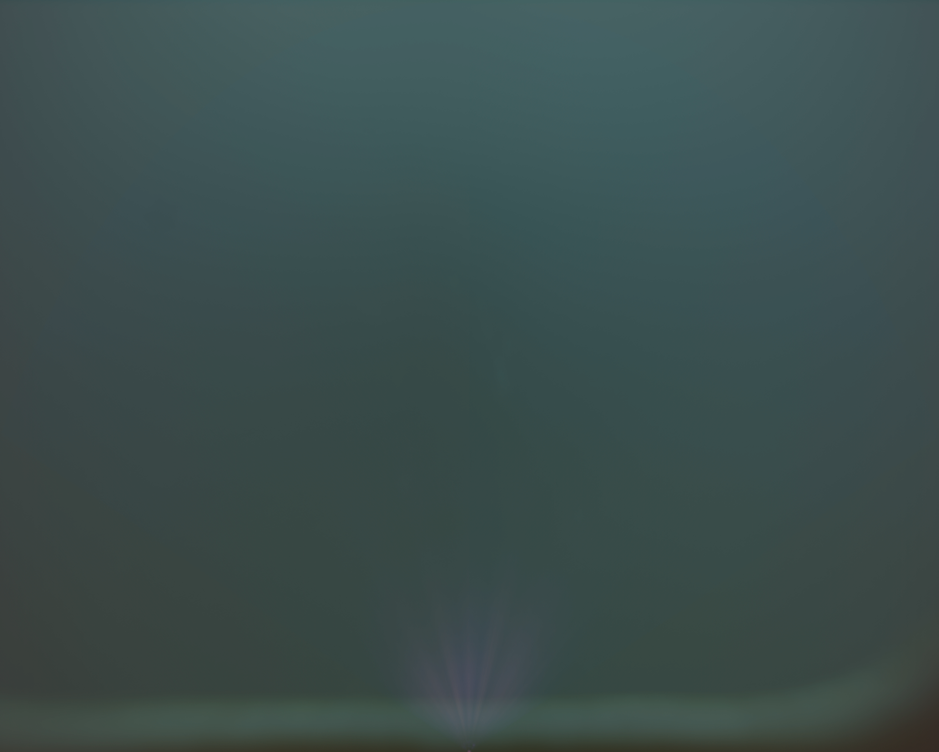
#> input picture data/sunboat_median.png, 939 x 752 px, shrunk from 1692 x 1355 before the run
$ python sam.py --median-image ../data/sunboat_median.png
#> lines starting #> are read from the running program, lines starting #| are printed output that depends on the picture
"""
SAM-based persistent artifact segmentation on a median image.

Designed for underwater ROV/submersible footage where parts of the vehicle
(mounts, housings, brackets, light rigs) intrude into the frame and persist
across all scenes.

Pipeline:
  1) Load median image produced by frame averaging/layering.
  2) Validate and normalize to uint8 RGB.
  3) Run Segment Anything automatic mask generation.
  4) Post-filter masks: remove background/scene masks, keep only likely
     equipment intrusions based on spatial, shape, and intensity heuristics.
  5) Export binary masks for predicted persistent artifacts.
  6) Optionally cross-check with a variance threshold mask.

Filtering strategy:
  - Edge-proximity filter: persistent hardware intrusions almost always
    appear at frame edges (camera housing, mounts, light rigs), not floating
    in the center of the frame.
  - Solidity filter: real equipment has solid, non-wispy shapes. Removes
    fan-shaped light artifacts and gradient hallucinations from SAM.
  - Intensity-contrast filter: intrusions typically differ in intensity
    from the surrounding water/scene in the median image.
  - Size filter: reject masks that are too large (scene background) or
    too small (noise).

Example:
  python sam_improved.py \
    --median-image artifact_analysis/sunboat/sunboat_mean_image.png \
    --sam-checkpoint /path/to/sam_vit_h_4b8939.pth \
    --sam-model-type vit_h \
    --variance-map artifact_analysis/sunboat/variance_map.npy \
    --variance-threshold 0.0075
"""
import argparse
import json
import os
import sys
from dataclasses import dataclass, field
from datetime import datetime
from typing import Any, Dict, List, Optional, Tuple

import cv2
import matplotlib
import matplotlib.pyplot as plt
import numpy as np

matplotlib.use("Agg")


# ===================================================================
# CONFIGURATION — tune these to adjust detection behavior
# ===================================================================

# --- File paths ---
DEFAULT_MEDIAN_IMAGE = "artifact_analysis/sunboat/sunboat_mean_image.png"
DEFAULT_OUTPUT_DIR = "artifact_analysis/sam_outputs"

# --- Tune these per dataset ------------------------------------------------
# Artifact size and visibility vary a lot between cameras/deployments.

DEFAULT_MAX_AREA_FRACTION = 0.4               # max fraction of image a single mask
                                              # can cover; rejects background segments
                                              # raise if equipment covers a large part
                                              # of frame, lower to be more strict

DEFAULT_MIN_AREA_FRACTION = 0.0005            # min fraction of image; rejects noise
                                              # lower if you have small brackets/bolts
                                              # raise if getting too many tiny detections

DEFAULT_MIN_INTENSITY_CONTRAST = 2.0          # min abs intensity difference between
                                              # mask region and background
                                              # lower for dark-on-dark (deep water)
                                              # raise if getting false positives in
                                              # uniform water regions

# --- Stable defaults (rarely need changing) --------------------------------
DEFAULT_SAM_CHECKPOINT = "artifact_analysis/sam/sam_vit_h_4b8939.pth"
DEFAULT_SAM_MODEL_TYPE = "vit_h"
DEFAULT_DEVICE = "cpu"
DEFAULT_POINTS_PER_SIDE = 32
DEFAULT_PRED_IOU_THRESH = 0.86
DEFAULT_STABILITY_SCORE_THRESH = 0.92
DEFAULT_MIN_MASK_REGION_AREA = 100
DEFAULT_MAX_EXPORTED_MASKS = 200
DEFAULT_MIN_SOLIDITY = 0.4                    # equipment is solid; 0.4 is generous
DEFAULT_MIN_EDGE_TOUCH = 0.1                  # equipment intrudes from frame edges
DEFAULT_EDGE_MARGIN_FRACTION = 0.05           # 5% border zone width

# ===================================================================


# ---------------------------------------------------------------------------
# Pipeline state
# ---------------------------------------------------------------------------
@dataclass
class PipelineState:
    median_rgb_u8: Optional[np.ndarray] = None
    sam_masks: Optional[List[Dict[str, Any]]] = None
    filtered_masks: Optional[List[Dict[str, Any]]] = None
    union_mask: Optional[np.ndarray] = None
    filter_report: List[Dict[str, Any]] = field(default_factory=list)


# ---------------------------------------------------------------------------
# Utilities
# ---------------------------------------------------------------------------
def log_step(step_num: int, total_steps: int, message: str) -> None:
    print(f"\nStep {step_num}/{total_steps}: {message}")
    print("-" * 60)


def ensure_exists(path: str, label: str) -> None:
    if not os.path.exists(path):
        raise FileNotFoundError(f"{label} not found: {path}")


# ---------------------------------------------------------------------------
# Image loading / normalization
# ---------------------------------------------------------------------------
# [27 lines left out: function normalize_image_to_u8_rgb, not called in this run]


def load_median_image(path: str) -> np.ndarray:
#> called with path = '../data/sunboat_median.png'
    ensure_exists(path, "Median image")
    ext = os.path.splitext(path)[1].lower()

    if ext == ".npy":
        return normalize_image_to_u8_rgb(np.load(path))

    bgr = cv2.imread(path, cv2.IMREAD_COLOR)
#> bgr is the input picture: shape (752, 939, 3); mean B, G, R 77.3, 78.3, 59.4
    if bgr is None:
        raise ValueError(f"Failed to read image file: {path}")
    return cv2.cvtColor(bgr, cv2.COLOR_BGR2RGB)


# ---------------------------------------------------------------------------
# SAM model
# ---------------------------------------------------------------------------
def build_sam_generator(
    checkpoint: str,
    model_type: str,
    device: str,
    points_per_side: int,
    pred_iou_thresh: float,
    stability_score_thresh: float,
    min_mask_region_area: int,
):
    try:
        from segment_anything import (  # pyright: ignore[reportMissingImports]
            SamAutomaticMaskGenerator,
            sam_model_registry,
        )
    except ImportError as exc:
        raise ImportError(
            "segment_anything is not installed. "
            "pip install git+https://github.com/facebookresearch/segment-anything.git"
        ) from exc

    ensure_exists(checkpoint, "SAM checkpoint")
    if model_type not in ("vit_h", "vit_l", "vit_b"):
        raise ValueError("--sam-model-type must be one of: vit_h, vit_l, vit_b")

    sam = sam_model_registry[model_type](checkpoint=checkpoint)
    sam.to(device=device)

    return SamAutomaticMaskGenerator(
        model=sam,
        points_per_side=points_per_side,
        pred_iou_thresh=pred_iou_thresh,
        stability_score_thresh=stability_score_thresh,
        min_mask_region_area=min_mask_region_area,
    )


# ---------------------------------------------------------------------------
# Mask shape analysis
# ---------------------------------------------------------------------------
# [307 lines left out: functions compute_mask_properties, classify_mask, filter_masks, masks_to_union, save_outputs, not called in this run]


# ---------------------------------------------------------------------------
# CLI
# ---------------------------------------------------------------------------
def parse_args() -> argparse.Namespace:
    p = argparse.ArgumentParser(
        description=(
            "Run SAM on a median image to detect persistent equipment "
            "intrusions (submersible mounts, housing, light rigs) and "
            "export filtered binary masks."
        )
    )
    # Input/output
    p.add_argument("--median-image", type=str, default=DEFAULT_MEDIAN_IMAGE)
    p.add_argument("--output-dir", type=str, default=DEFAULT_OUTPUT_DIR)

    # SAM model
    p.add_argument("--sam-checkpoint", type=str, default=DEFAULT_SAM_CHECKPOINT)
    p.add_argument(
        "--sam-model-type",
        type=str,
        default=DEFAULT_SAM_MODEL_TYPE,
        choices=["vit_h", "vit_l", "vit_b"],
    )
    p.add_argument("--device", type=str, default=DEFAULT_DEVICE)

    # SAM generator params
    p.add_argument("--points-per-side", type=int, default=DEFAULT_POINTS_PER_SIDE)
    p.add_argument("--pred-iou-thresh", type=float, default=DEFAULT_PRED_IOU_THRESH)
    p.add_argument("--stability-score-thresh", type=float, default=DEFAULT_STABILITY_SCORE_THRESH)
    p.add_argument("--min-mask-region-area", type=int, default=DEFAULT_MIN_MASK_REGION_AREA)
    p.add_argument("--max-exported-masks", type=int, default=DEFAULT_MAX_EXPORTED_MASKS)

    # Post-processing filter thresholds
    p.add_argument(
        "--min-solidity",
        type=float,
        default=DEFAULT_MIN_SOLIDITY,
        help="Minimum solidity (area/convex_hull). Lower = allow more irregular shapes. "
        f"Rejects fan-shaped light artifacts. (default: {DEFAULT_MIN_SOLIDITY})",
    )
    p.add_argument(
        "--max-area-fraction",
        type=float,
        default=DEFAULT_MAX_AREA_FRACTION,
        help="Max fraction of image a single mask can cover. "
        f"Rejects background/scene segments. (default: {DEFAULT_MAX_AREA_FRACTION})",
    )
    p.add_argument(
        "--min-area-fraction",
        type=float,
        default=DEFAULT_MIN_AREA_FRACTION,
        help="Min fraction of image a mask must cover. "
        f"Rejects tiny noise segments. (default: {DEFAULT_MIN_AREA_FRACTION})",
    )
    p.add_argument(
        "--min-edge-touch",
        type=float,
        default=DEFAULT_MIN_EDGE_TOUCH,
        help="Min fraction of mask pixels in the edge zone for "
        "masks that don't touch the border. Equipment intrudes from edges. "
        f"(default: {DEFAULT_MIN_EDGE_TOUCH})",
    )
    p.add_argument(
        "--min-intensity-contrast",
        type=float,
        default=DEFAULT_MIN_INTENSITY_CONTRAST,
        help="Min absolute intensity difference between mask region and "
        f"background. Rejects uniform-region hallucinations. (default: {DEFAULT_MIN_INTENSITY_CONTRAST})",
    )

    return p.parse_args()


# ---------------------------------------------------------------------------
# Main pipeline
# ---------------------------------------------------------------------------
def main() -> None:
    args = parse_args()
    total_steps = 5
    state = PipelineState()

    if args.max_exported_masks <= 0:
        print("Error: --max-exported-masks must be >= 1")
        sys.exit(1)
    if args.points_per_side <= 0:
        print("Error: --points-per-side must be >= 1")
        sys.exit(1)

    timestamp = datetime.now().strftime("%Y%m%d_%H%M%S")

    # ------------------------------------------------------------------
    # Step 1: Load median image
    # ------------------------------------------------------------------
    log_step(1, total_steps, "Load and validate median image")
    state.median_rgb_u8 = load_median_image(args.median_image)
    h, w = state.median_rgb_u8.shape[:2]
#> h = 752; w = 939
    print(f"  Shape: {state.median_rgb_u8.shape}  dtype: {state.median_rgb_u8.dtype}")
#|   Shape: (752, 939, 3)  dtype: uint8

    # Precompute grayscale for intensity analysis during filtering
    median_gray = cv2.cvtColor(state.median_rgb_u8, cv2.COLOR_RGB2GRAY)
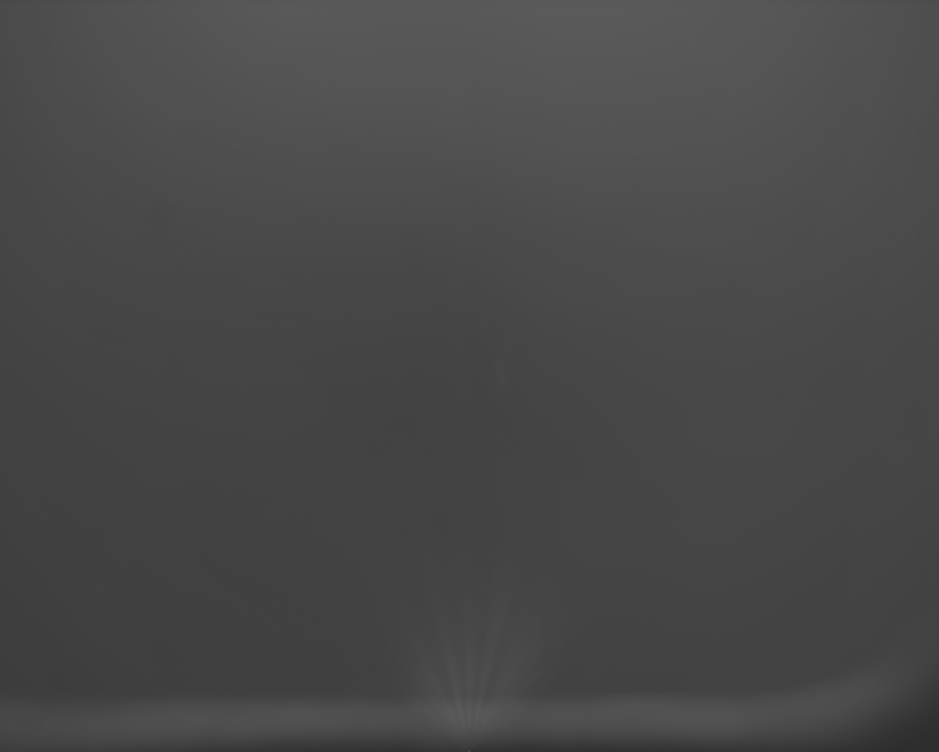
#> median_gray: shape (752, 939); min 44, max 91, mean 72.5

    # ------------------------------------------------------------------
    # Step 2: Load SAM
    # ------------------------------------------------------------------
    log_step(2, total_steps, "Load SAM model")
    mask_generator = build_sam_generator(
        checkpoint=args.sam_checkpoint,
        model_type=args.sam_model_type,
        device=args.device,
        points_per_side=args.points_per_side,
        pred_iou_thresh=args.pred_iou_thresh,
        stability_score_thresh=args.stability_score_thresh,
        min_mask_region_area=args.min_mask_region_area,
    )
    print("  SAM model loaded")

    # ------------------------------------------------------------------
    # Step 3: Run SAM inference
    # ------------------------------------------------------------------
    log_step(3, total_steps, "Run SAM mask generation")
    state.sam_masks = mask_generator.generate(state.median_rgb_u8)
    if len(state.sam_masks) == 0:
        raise RuntimeError(
            "SAM produced zero masks. Try lowering thresholds or "
            "increasing points-per-side."
        )
    print(f"  Raw SAM masks: {len(state.sam_masks)}")

    # ------------------------------------------------------------------
    # Step 4: Post-filter masks for persistent equipment
    # ------------------------------------------------------------------
    log_step(4, total_steps, "Filter masks for persistent equipment intrusions")
    state.filtered_masks, state.filter_report = filter_masks(
        sam_masks=state.sam_masks,
        image_h=h,
        image_w=w,
        median_gray=median_gray,
        min_solidity=args.min_solidity,
        max_area_fraction=args.max_area_fraction,
        min_area_fraction=args.min_area_fraction,
        min_edge_touch=args.min_edge_touch,
        min_intensity_contrast=args.min_intensity_contrast,
    )

    # Print filtering summary
    kept_count = len(state.filtered_masks)
    rejected_count = len(state.sam_masks) - kept_count
    print(f"  Kept:     {kept_count}")
    print(f"  Rejected: {rejected_count}")

    # Summarize rejection reasons
    reasons: Dict[str, int] = {}
    for entry in state.filter_report:
        if not entry["kept"]:
            reason_key = entry["reason"].split(" (")[0]
            reasons[reason_key] = reasons.get(reason_key, 0) + 1
    if reasons:
        print("  Rejection breakdown:")
        for reason, count in sorted(reasons.items(), key=lambda x: -x[1]):
            print(f"    {reason}: {count}")

    # Build union from FILTERED masks only
    state.union_mask = masks_to_union(state.filtered_masks, (h, w))
    union_ratio = float(np.mean(state.union_mask))
    print(f"  Filtered union fill ratio: {union_ratio:.2%}")

    # ------------------------------------------------------------------
    # Step 5: Save outputs
    # ------------------------------------------------------------------
    log_step(5, total_steps, "Save outputs")
    save_outputs(
        out_dir=args.output_dir,
        median_rgb_u8=state.median_rgb_u8,
        all_sam_masks=state.sam_masks,
        filtered_masks=state.filtered_masks,
        union_mask=state.union_mask,
        filter_report=state.filter_report,
        max_exported_masks=args.max_exported_masks,
        timestamp=timestamp,
    )
    print("\nPipeline complete.")


if __name__ == "__main__":
#> (the run stopped early here; a loop or call above may not have finished)
